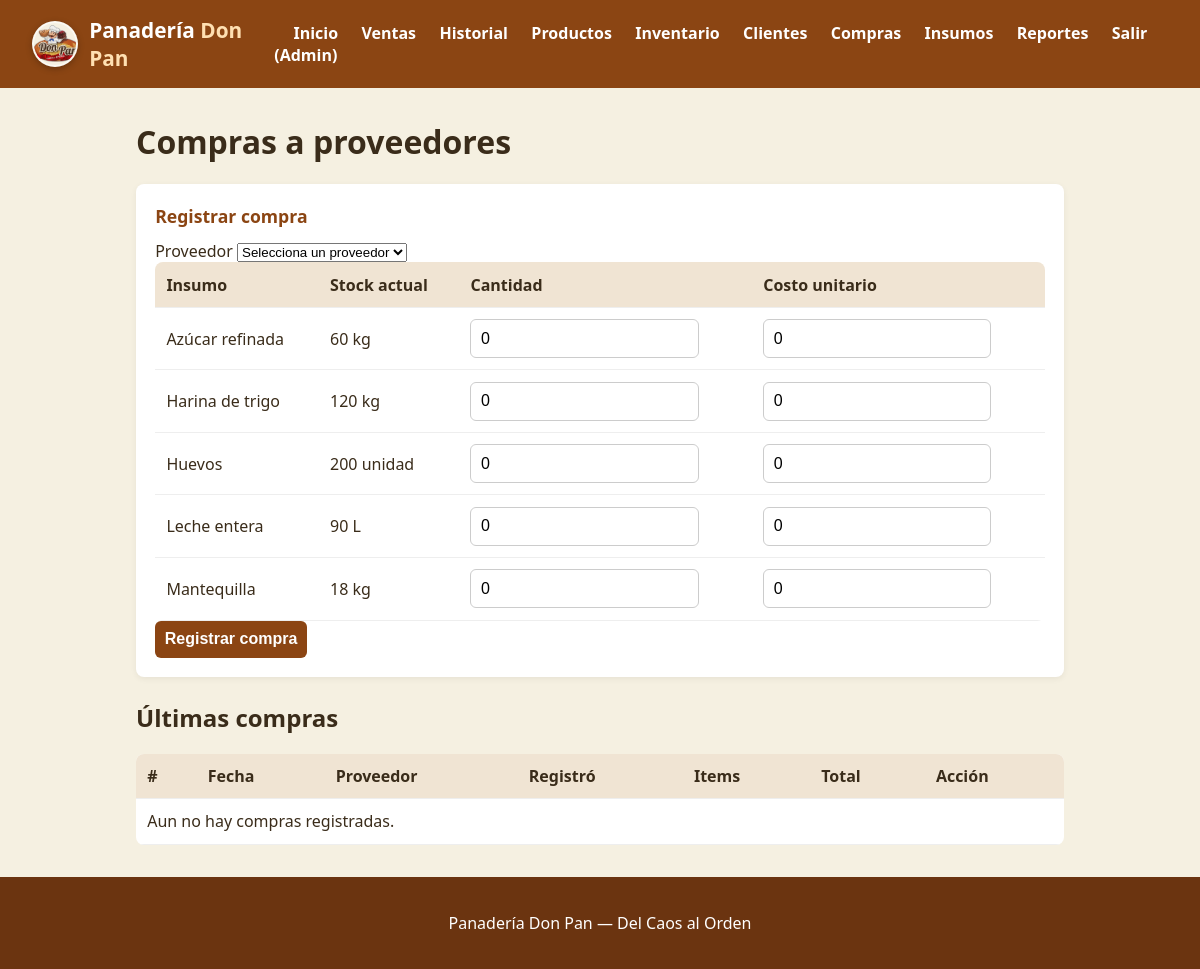
/compras.php (signed in), run on the app's committed database.
### tables this page shows
CREATE TABLE insumos (
    id_insumo INT AUTO_INCREMENT PRIMARY KEY,
    nombre VARCHAR(100) NOT NULL,
    unidad VARCHAR(20) NOT NULL DEFAULT 'kg',
    stock_actual INT NOT NULL DEFAULT 0,
    stock_minimo INT NOT NULL DEFAULT 5
);

### includes/auth.php (called while the page is built, shortened)
<?php
function isLoggedIn(): bool
{
    return isset($_SESSION['id_empleado']);
}
function isOwner(): bool
{
    return isLoggedIn() && $_SESSION['rol'] === 'dueño';
}

### public/compras.php (the view, shortened to what this page needs)
<?php
require_once __DIR__ . '/../includes/auth.php';
$conn = getConnection();
$insumos = $conn->query('SELECT id_insumo, nombre, unidad, stock_actual FROM insumos ORDER BY nombre');
$compras = $conn->query(
    'SELECT c.id_compra, c.fecha_hora, c.total, c.anulada, p.nombre AS proveedor,
            e.nombre AS empleado,
            (SELECT COUNT(*) FROM detalle_compras dc WHERE dc.id_compra = c.id_compra) AS items
     FROM compras c
     JOIN proveedores p ON p.id_proveedor = c.id_proveedor
     LEFT JOIN empleados e ON e.id_empleado = c.id_empleado
     ORDER BY c.fecha_hora DESC
     LIMIT 50'
);
require __DIR__ . '/../includes/header.php';
?>
<h1>Compras a proveedores</h1>
<section class="nuevo-producto">
    <h2>Registrar compra</h2>
    <form action="../actions/compra_action.php" method="POST">
        <label for="id_proveedor">Proveedor</label>
        <select name="id_proveedor" id="id_proveedor" required>
            <option value="">Selecciona un proveedor</option>
        </select>
        <table class="tabla-compras">
            <thead>
                <tr>
                    <th>Insumo</th>
                    <th>Stock actual</th>
                    <th>Cantidad</th>
                    <th>Costo unitario</th>
                </tr>
            </thead>
            <tbody>
            <?php while ($i = $insumos->fetch_assoc()): ?>
                <tr>
                    <td><?= htmlspecialchars($i['nombre']) ?></td>
                    <td><?= (int)$i['stock_actual'] ?> <?= htmlspecialchars($i['unidad']) ?></td>
                    <td>
                        <input type="number" min="0" step="1"
                               name="cantidad[<?= (int)$i['id_insumo'] ?>]" value="0">
                    </td>
                    <td>
                        <input type="number" min="0" step="0.01"
                               name="costo[<?= (int)$i['id_insumo'] ?>]" value="0">
                    </td>
                </tr>
            <?php endwhile; ?>
            </tbody>
        </table>
        <button type="submit">Registrar compra</button>
    </form>
</section>
<h2>Últimas compras</h2>
<table>
    <thead>
        <tr>
            <th>#</th>
            <th>Fecha</th>
            <th>Proveedor</th>
            <th>Registró</th>
            <th>Items</th>
            <th>Total</th>
            <th>Acción</th>
        </tr>
    </thead>
    <tbody>
    <?php if ($compras->num_rows === 0): ?>
        <tr><td colspan="7">Aun no hay compras registradas.</td></tr>
    <?php endif; ?>
    </tbody>
</table>
<?php require __DIR__ . '/../includes/footer.php'; ?>

### includes/header.php (shortened to what this page needs)
<!DOCTYPE html>
<html lang="es-419">
<head>
    <link rel="stylesheet" href="css/style.css">
</head>
<body>
<header class="topbar">
    <div class="brand">
        <img src="img/logo.png" alt="Logo Panadería Don Pan">
        <span class="brand-text">Panadería <em>Don Pan</em></span>
    </div>
    <?php if (isLoggedIn()): ?>
        <nav>
            <a href="dashboard.php">Inicio</a>
            <a href="ventas.php">Ventas</a>
            <a href="historial_ventas.php">Historial</a>
            <a href="productos.php">Productos</a>
            <a href="inventario.php">Inventario</a>
            <a href="clientes.php">Clientes</a>
            <?php if (isOwner()): ?>
                <a href="compras.php">Compras</a>
                <a href="insumos.php">Insumos</a>
                <a href="reportes.php">Reportes</a>
            <?php endif; ?>
            <a href="logout.php">Salir (<?= htmlspecialchars($_SESSION['nombre']) ?>)</a>
        </nav>
    <?php endif; ?>
</header>
<main class="container">

### includes/footer.php
</main>
<footer class="footer">
    <p>Panadería Don Pan &mdash; Del Caos al Orden</p>
</footer>
</body>
</html>

### public/css/style.css (style rules this page uses)
:root { --color-pan: #8B4513; --color-naranja: #FF9800; --color-crema: #F5F0E1; --color-blanco: #FFFFFF; --color-texto: #3a2c1a; --color-alerta: #D32F2F; --color-ok: #4CAF50; }
* { box-sizing: border-box; }
body { margin: 0; font-family: system-ui, sans-serif; background: var(--color-crema); color: var(--color-texto); }
.topbar { display: flex; justify-content: space-between; align-items: center; background: var(--color-pan); color: white; padding: 1rem 2rem; }
.topbar nav a { color: white; margin-left: 1.2rem; text-decoration: none; font-weight: 600; }
.brand { display: flex; align-items: center; gap: 0.7rem; font-size: 1.3rem; font-weight: bold; }
.brand img { width: 46px; height: 46px; object-fit: cover; border-radius: 50%; box-shadow: 0 2px 6px rgba(0,0,0,0.25); border: 2px solid rgba(255,255,255,0.6); background: var(--color-crema); }
.brand-text em { font-style: normal; color: #ffe0b2; font-weight: 800; }
.container { max-width: 960px; margin: 2rem auto; padding: 0 1rem; }
input, button { padding: 0.6rem; border-radius: 6px; border: 1px solid #ccc; font-size: 1rem; }
button { background: var(--color-pan); color: white; border: none; cursor: pointer; font-weight: 600; }
table { width: 100%; border-collapse: collapse; background: white; border-radius: 8px; overflow: hidden; }
th, td { padding: 0.7rem; text-align: left; border-bottom: 1px solid #eee; }
th { background: #f0e4d3; }
.nuevo-producto { background: white; padding: 1.2rem; border-radius: 8px; margin-bottom: 1.5rem; box-shadow: 0 2px 6px rgba(0,0,0,0.06); }
.nuevo-producto h2 { margin: 0 0 0.8rem; font-size: 1.1rem; color: var(--color-pan); }
.footer { background: #6b3410; color: white; text-align: center; padding: 1.2rem; margin-top: 2rem; }

### data on the page
insumos: nombre "Azúcar refinada", stock_actual "60", unidad "kg"
insumos: nombre "Harina de trigo", stock_actual "120", unidad "kg"
insumos: nombre "Huevos", stock_actual "200", unidad "unidad"
insumos: nombre "Leche entera", stock_actual "90", unidad "L"
insumos: nombre "Mantequilla", stock_actual "18", unidad "kg"

### other printed values
$_SESSION['nombre'] "Admin"
